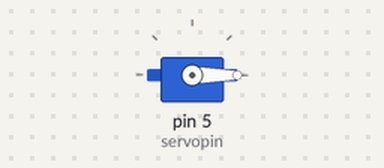
The sketch below on a simulated Arduino Uno, built with avr-gcc and run on an emulated ATmega328P. Parts: servo.

Above: at 0.05 s.
At 1.5 s:
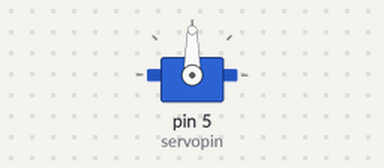
At 3.0 s:
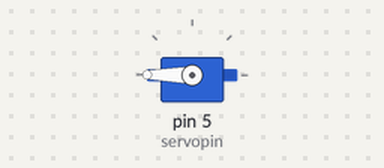
Timing chart, 0 to 6.9 s (numbered marks = the images above):
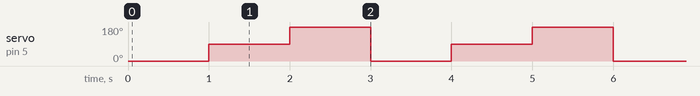

Measured:
- by itself, servo on pin 5 (servopin): repeats every 3.0 s: 180° 1.0 s, 0° 1.0 s, 90° 1.0 s

The sketch:

sevo.ino
```cpp
#include <Servo.h>
Servo myServo;
int servopin=5;
void setup() {
  // put your setup code here, to run once:
myServo.attach(servopin);

}

void loop() {
  // put your main code here, to run repeatedly:
  myServo.write(0);
  delay(1000);
  myServo.write(90);
  delay(1000);
  myServo.write(180);
  delay(1000);

}
```
